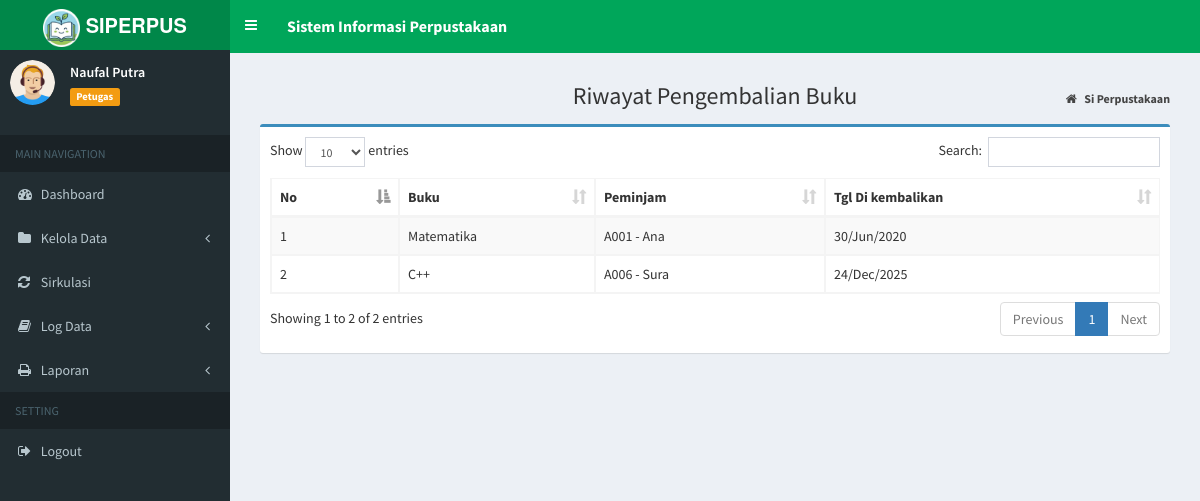
Before: /index.php?page=log_kembali (signed in) with the older database file.
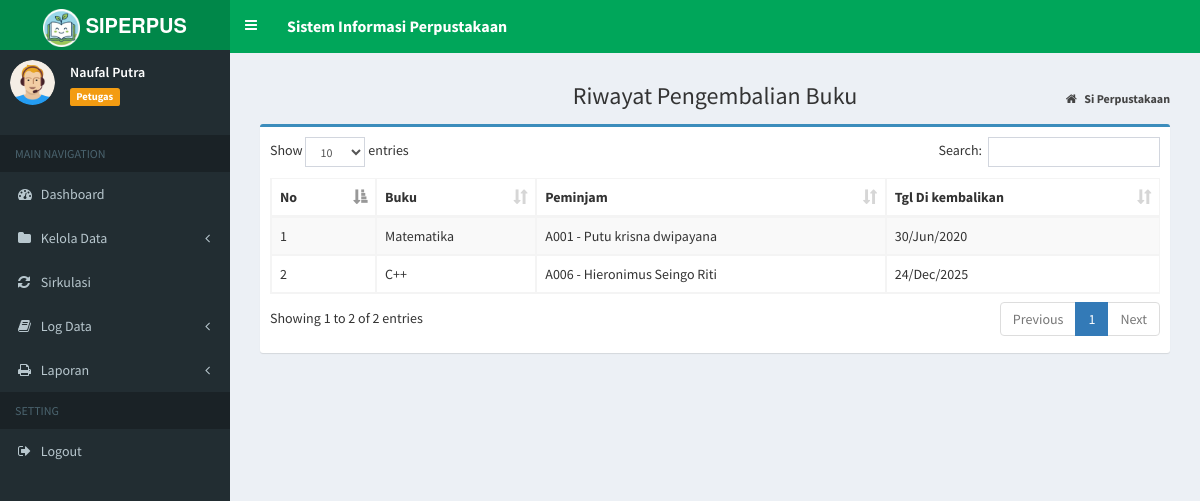
After: the same page with the newer database file.
### tables this page shows
CREATE TABLE `tb_sirkulasi` (
  `id_sk` varchar(20) NOT NULL,
  `id_buku` varchar(10) NOT NULL,
  `id_anggota` varchar(10) NOT NULL,
  `tgl_pinjam` date NOT NULL,
  `tgl_kembali` date NOT NULL,
  `status` enum('PIN','KEM') NOT NULL,
  `tgl_dikembalikan` date DEFAULT NULL,
  PRIMARY KEY (`id_sk`),
  KEY `id_buku` (`id_buku`),
  KEY `id_anggota` (`id_anggota`),
  CONSTRAINT `tb_sirkulasi_ibfk_1` FOREIGN KEY (`id_buku`) REFERENCES `tb_buku` (`id_buku`) ON DELETE CASCADE ON UPDATE CASCADE,
  CONSTRAINT `tb_sirkulasi_ibfk_2` FOREIGN KEY (`id_anggota`) REFERENCES `tb_anggota` (`id_anggota`) ON DELETE CASCADE ON UPDATE CASCADE
);

CREATE TABLE `tb_anggota` (
  `id_anggota` varchar(10) NOT NULL,
  `nama` varchar(100) DEFAULT NULL,
  `jekel` enum('Laki-laki','Perempuan') NOT NULL,
  `jurusan` varchar(50) NOT NULL,
  `no_hp` varchar(15) NOT NULL,
  PRIMARY KEY (`id_anggota`)
);

CREATE TABLE `tb_buku` (
  `id_buku` varchar(10) NOT NULL,
  `judul_buku` varchar(500) NOT NULL,
  `pengarang` varchar(100) NOT NULL,
  `penerbit` varchar(100) NOT NULL,
  `th_terbit` year NOT NULL,
  PRIMARY KEY (`id_buku`)
);

### admin/log/log_kembali.php (the view)
<section class="content-header">
	<h1 style="text-align:center;">
		Riwayat Pengembalian Buku
	</h1>
	<ol class="breadcrumb">
		<li>
			<a href="index.php">
				<i class="fa fa-home"></i>
				<b>Si Perpustakaan</b>
			</a>
		</li>
	</ol>
</section>
<section class="content">
	<div class="box box-primary">
		<div class="box-body">
			<div class="table-responsive">
				<table id="example1" class="table table-bordered table-striped">
					<thead>
						<tr>
							<th>No</th>
							<th>Buku</th>
							<th>Peminjam</th>
							<th>Tgl Di kembalikan</th>
						</tr>
					</thead>
					<tbody>
						<?php
                  $no = 1;
                 $sql = $koneksi->query("SELECT b.judul_buku, a.id_anggota, a.nama, s.tgl_kembali
				from tb_sirkulasi s inner join tb_buku b on s.id_buku=b.id_buku
				inner join tb_anggota a on s.id_anggota=a.id_anggota where status='KEM' order by tgl_kembali asc");
                  while ($data= $sql->fetch_assoc()) {
                ?>
						<tr>
							<td>
								<?php echo $no++; ?>
							</td>
							<td>
								<?php echo $data['judul_buku']; ?>
							</td>
							<td>
								<?php echo $data['id_anggota']; ?>
								-
								<?php echo $data['nama']; ?>
							</td>
							<td>
							<?php $tgl = $data['tgl_kembali']; echo date("d/M/Y", strtotime($tgl)); ?>
							</td>
						</tr>
						<?php
                  }
                ?>
					</tbody>
				</table>
			</div>
		</div>
	</div>
</section>

Changed rows visible on the page:
changed through a linked row, tb_sirkulasi "Matematika": id_anggota.nama "Ana" → "Putu krisna dwipayana"
changed through a linked row, tb_sirkulasi: id_anggota.nama "Sura" → "Hieronimus Seingo Riti"
